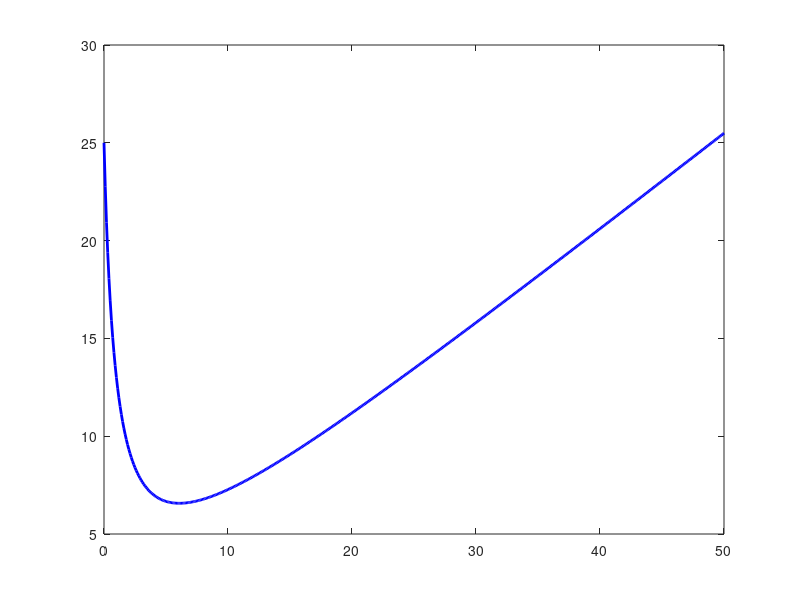

MATLAB code for this plot:
clear
lambda = 1;
mu = 1;
rho = lambda / mu;
k = 10000;
c = 10;

x_opt = (2*k*lambda^3/c^2)^(1/4) - 1; % fixed point 
% B = floor(x_opt);% : floor(x_opt) + 1;

B_t_c = 1;
B =  0 : .1 : 50;
B_opt_c = zeros(1 , length(B_t_c));

T_u = (1/lambda).*(B/2) + (k*lambda^2/c^2).*(1/(B_t_c + 1))^2 .* (1./(B+1)); % object function


plot(B, T_u, 'b', 'LineWidth', 2, 'MarkerSize', 2)
